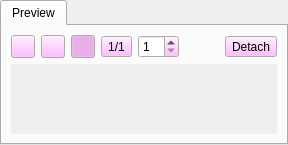
     <widget class="QTabWidget" name="tabWidget3">
      <property name="sizePolicy">
       <sizepolicy hsizetype="Expanding" vsizetype="Preferred">
        <horstretch>0</horstretch>
        <verstretch>0</verstretch>
       </sizepolicy>
      </property>
      <property name="currentIndex">
       <number>0</number>
      </property>
      <widget class="QWidget" name="previewTab">
       <property name="palette">
        <palette>
         <active>
          <colorrole role="Button">
           <brush brushstyle="SolidPattern">
            <color alpha="255">
             <red>255</red>
             <green>170</green>
             <blue>255</blue>
            </color>
           </brush>
          </colorrole>
         </active>
         <inactive>
          <colorrole role="Button">
           <brush brushstyle="SolidPattern">
            <color alpha="255">
             <red>255</red>
             <green>170</green>
             <blue>255</blue>
            </color>
           </brush>
          </colorrole>
         </inactive>
         <disabled>
          <colorrole role="Button">
           <brush brushstyle="SolidPattern">
            <color alpha="255">
             <red>255</red>
             <green>170</green>
             <blue>255</blue>
            </color>
           </brush>
          </colorrole>
         </disabled>
        </palette>
       </property>
       <attribute name="icon">
        <iconset resource="ThemeBuilderUIBase.qrc">
         <normaloff>:/icon/pixmaps/preview.png</normaloff>:/icon/pixmaps/preview.png</iconset>
       </attribute>
       <attribute name="title">
        <string>Preview</string>
       </attribute>
       <layout class="QGridLayout" name="gridLayout_22">
        <item row="0" column="0">
         <layout class="QGridLayout" name="gridLayout_8">
          <item row="0" column="0">
           <widget class="QToolButton" name="repaintBtn">
            <property name="toolTip">
             <string>Repaint</string>
            </property>
            <property name="text">
             <string/>
            </property>
            <property name="icon">
             <iconset resource="ThemeBuilderUIBase.qrc">
              <normaloff>:/icon/pixmaps/insertimage.png</normaloff>:/icon/pixmaps/insertimage.png</iconset>
            </property>
            <property name="toolButtonStyle">
             <enum>Qt::ToolButtonTextBesideIcon</enum>
            </property>
           </widget>
          </item>
          <item row="0" column="1">
           <widget class="QToolButton" name="rtlBtn">
            <property name="toolTip">
             <string>Right to left layout</string>
            </property>
            <property name="icon">
             <iconset resource="ThemeBuilderUIBase.qrc">
              <normaloff>:/icon/pixmaps/righttoleft.png</normaloff>:/icon/pixmaps/righttoleft.png</iconset>
            </property>
            <property name="checkable">
             <bool>true</bool>
            </property>
            <property name="toolButtonStyle">
             <enum>Qt::ToolButtonTextBesideIcon</enum>
            </property>
           </widget>
          </item>
          <item row="0" column="2">
           <widget class="QToolButton" name="enableBtn">
            <property name="toolTip">
             <string>Enable/Disable</string>
            </property>
            <property name="icon">
             <iconset resource="ThemeBuilderUIBase.qrc">
              <normaloff>:/icon/pixmaps/checkbox.png</normaloff>:/icon/pixmaps/checkbox.png</iconset>
            </property>
            <property name="checkable">
             <bool>true</bool>
            </property>
            <property name="checked">
             <bool>true</bool>
            </property>
            <property name="toolButtonStyle">
             <enum>Qt::ToolButtonTextBesideIcon</enum>
            </property>
           </widget>
          </item>
          <item row="0" column="5">
           <spacer name="horizontalSpacer_14">
            <property name="orientation">
             <enum>Qt::Horizontal</enum>
            </property>
            <property name="sizeType">
             <enum>QSizePolicy::Fixed</enum>
            </property>
            <property name="sizeHint" stdset="0">
             <size>
              <width>20</width>
              <height>20</height>
             </size>
            </property>
           </spacer>
          </item>
          <item row="0" column="3">
           <widget class="QToolButton" name="previewVariantBtn">
            <property name="toolTip">
             <string>Preview variant</string>
            </property>
            <property name="text">
             <string>1/1</string>
            </property>
            <property name="icon">
             <iconset resource="ThemeBuilderUIBase.qrc">
              <normaloff>:/icon/pixmaps/widgetstack.png</normaloff>:/icon/pixmaps/widgetstack.png</iconset>
            </property>
            <property name="toolButtonStyle">
             <enum>Qt::ToolButtonTextBesideIcon</enum>
            </property>
           </widget>
          </item>
          <item row="0" column="4">
           <widget class="QSpinBox" name="fontSizeSpin">
            <property name="toolTip">
             <string>Font size</string>
            </property>
            <property name="minimum">
             <number>1</number>
            </property>
           </widget>
          </item>
          <item row="0" column="6">
           <spacer name="horizontalSpacer_12">
            <property name="orientation">
             <enum>Qt::Horizontal</enum>
            </property>
            <property name="sizeHint" stdset="0">
             <size>
              <width>20</width>
              <height>20</height>
             </size>
            </property>
           </spacer>
          </item>
          <item row="0" column="7">
           <widget class="QToolButton" name="detachBtn">
            <property name="text">
             <string>Detach</string>
            </property>
            <property name="icon">
             <iconset resource="ThemeBuilderUIBase.qrc">
              <normaloff>:/icon/pixmaps/widget.png</normaloff>:/icon/pixmaps/widget.png</iconset>
            </property>
            <property name="toolButtonStyle">
             <enum>Qt::ToolButtonTextBesideIcon</enum>
            </property>
           </widget>
          </item>
         </layout>
        </item>
        <item row="1" column="0">
         <widget class="QScrollArea" name="previewArea">
          <property name="frameShape">
           <enum>QFrame::NoFrame</enum>
          </property>
          <property name="widgetResizable">
           <bool>true</bool>
          </property>
          <property name="alignment">
           <set>Qt::AlignCenter</set>
          </property>
          <widget class="QWidget" name="previewAreaWidgetContents">
           <property name="geometry">
            <rect>
             <x>0</x>
             <y>0</y>
             <width>492</width>
             <height>50</height>
            </rect>
           </property>
          </widget>
         </widget>
        </item>
       </layout>
      </widget>
     </widget>
